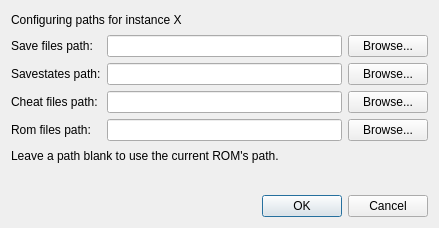
<?xml version="1.0" encoding="UTF-8"?>
<ui version="4.0">
 <class>PathSettingsDialog</class>
 <widget class="QDialog" name="PathSettingsDialog">
  <property name="geometry">
   <rect>
    <x>0</x>
    <y>0</y>
    <width>439</width>
    <height>228</height>
   </rect>
  </property>
  <property name="windowTitle">
   <string>Path settings - melonDS</string>
  </property>
  <layout class="QGridLayout" name="gridLayout">
   <item row="6" column="0" colspan="3">
    <widget class="QLabel" name="label_5">
     <property name="text">
      <string/>
     </property>
    </widget>
   </item>
   <item row="1" column="0">
    <widget class="QLabel" name="label_2">
     <property name="text">
      <string>Save files path:</string>
     </property>
    </widget>
   </item>
   <item row="2" column="2">
    <widget class="QPushButton" name="btnSavestateBrowse">
     <property name="text">
      <string>Browse...</string>
     </property>
    </widget>
   </item>
   <item row="1" column="2">
    <widget class="QPushButton" name="btnSaveFileBrowse">
     <property name="text">
      <string>Browse...</string>
     </property>
    </widget>
   </item>
   <item row="5" column="0" colspan="3">
    <widget class="QLabel" name="label">
     <property name="text">
      <string>Leave a path blank to use the current ROM's path.</string>
     </property>
    </widget>
   </item>
   <item row="7" column="0" colspan="3">
    <widget class="QDialogButtonBox" name="buttonBox">
     <property name="orientation">
      <enum>Qt::Orientation::Horizontal</enum>
     </property>
     <property name="standardButtons">
      <set>QDialogButtonBox::StandardButton::Cancel|QDialogButtonBox::StandardButton::Ok</set>
     </property>
    </widget>
   </item>
   <item row="1" column="1">
    <widget class="QLineEdit" name="txtSaveFilePath">
     <property name="clearButtonEnabled">
      <bool>true</bool>
     </property>
    </widget>
   </item>
   <item row="2" column="0">
    <widget class="QLabel" name="label_3">
     <property name="text">
      <string>Savestates path:</string>
     </property>
    </widget>
   </item>
   <item row="2" column="1">
    <widget class="QLineEdit" name="txtSavestatePath">
     <property name="clearButtonEnabled">
      <bool>true</bool>
     </property>
    </widget>
   </item>
   <item row="3" column="0">
    <widget class="QLabel" name="label_4">
     <property name="text">
      <string>Cheat files path:</string>
     </property>
    </widget>
   </item>
   <item row="3" column="1">
    <widget class="QLineEdit" name="txtCheatFilePath">
     <property name="clearButtonEnabled">
      <bool>true</bool>
     </property>
    </widget>
   </item>
   <item row="3" column="2">
    <widget class="QPushButton" name="btnCheatFileBrowse">
     <property name="text">
      <string>Browse...</string>
     </property>
    </widget>
   </item>
   <item row="0" column="0" colspan="3">
    <widget class="QLabel" name="lblInstanceNum">
     <property name="text">
      <string>Configuring paths for instance X</string>
     </property>
    </widget>
   </item>
   <item row="4" column="2">
    <widget class="QPushButton" name="btnRomFileBrowse">
     <property name="text">
      <string>Browse...</string>
     </property>
    </widget>
   </item>
   <item row="4" column="1">
    <widget class="QLineEdit" name="txtRomFilePath"/>
   </item>
   <item row="4" column="0">
    <widget class="QLabel" name="label_7">
     <property name="text">
      <string>Rom files path:</string>
     </property>
    </widget>
   </item>
  </layout>
 </widget>
 <tabstops>
  <tabstop>txtSaveFilePath</tabstop>
  <tabstop>btnSaveFileBrowse</tabstop>
  <tabstop>txtSavestatePath</tabstop>
  <tabstop>btnSavestateBrowse</tabstop>
  <tabstop>txtCheatFilePath</tabstop>
  <tabstop>btnCheatFileBrowse</tabstop>
 </tabstops>
 <resources/>
 <connections>
  <connection>
   <sender>buttonBox</sender>
   <signal>accepted()</signal>
   <receiver>PathSettingsDialog</receiver>
   <slot>accept()</slot>
   <hints>
    <hint type="sourcelabel">
     <x>248</x>
     <y>254</y>
    </hint>
    <hint type="destinationlabel">
     <x>157</x>
     <y>274</y>
    </hint>
   </hints>
  </connection>
  <connection>
   <sender>buttonBox</sender>
   <signal>rejected()</signal>
   <receiver>PathSettingsDialog</receiver>
   <slot>reject()</slot>
   <hints>
    <hint type="sourcelabel">
     <x>316</x>
     <y>260</y>
    </hint>
    <hint type="destinationlabel">
     <x>286</x>
     <y>274</y>
    </hint>
   </hints>
  </connection>
 </connections>
</ui>
